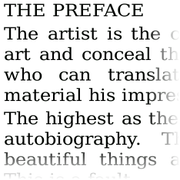

The script that saved this image:
#!/usr/bin/env python

"""
Copyright (C) 2014 David Boddie <[email redacted]>

This program is free software: you can redistribute it and/or modify
it under the terms of the GNU General Public License as published by
the Free Software Foundation, either version 3 of the License, or
(at your option) any later version.

This program is distributed in the hope that it will be useful,
but WITHOUT ANY WARRANTY; without even the implied warranty of
MERCHANTABILITY or FITNESS FOR A PARTICULAR PURPOSE.  See the
GNU General Public License for more details.

You should have received a copy of the GNU General Public License
along with this program.  If not, see <http://www.gnu.org/licenses/>.
"""

import os, sys
import buxpaper

from PyQt4.QtCore import pyqtSignal, QPoint, QPointF, QRect, QSize, Qt
from PyQt4.QtGui import *

class Window(buxpaper.Window):

    def __init__(self):
    
        buxpaper.Window.__init__(self)
        
        self.viewer = Viewer()
        self.viewer.pageShown.connect(self.updatePageButtons)
        
        self.documentList = DocumentChooser()
        self.documentList.chosen.connect(self.openDocument)
        
        # Add buttons to the panel.
        self.sleepButton.clicked.connect(self.setSleepImage)
        self.sleepButton.show()
        
        self.previousButton = buxpaper.Button(u"\u25c4")
        self.previousButton.clicked.connect(self.documentList.previousPage)
        self.documentList.previousButtonState.connect(self.previousButton.setEnabled)
        self.panel.addWidget(self.previousButton)
        
        self.nextButton = buxpaper.Button(u"\u25ba")
        self.nextButton.clicked.connect(self.documentList.nextPage)
        self.documentList.nextButtonState.connect(self.nextButton.setEnabled)
        self.panel.addWidget(self.nextButton)
        
        self.backButton = buxpaper.Button(u"\u00ab")
        self.backButton.clicked.connect(self.viewer.backMany)
        self.panel.addWidget(self.backButton)
        
        self.forwardButton = buxpaper.Button(u"\u00bb")
        self.forwardButton.clicked.connect(self.viewer.forwardMany)
        self.panel.addWidget(self.forwardButton)
        
        self.fontSizeButton = buxpaper.Button("F")
        self.fontSizeButton.clicked.connect(self.setFontSize)
        self.panel.addWidget(self.fontSizeButton)
        
        self.documentButton = buxpaper.Button("B")
        self.documentButton.clicked.connect(self.chooseDocument)
        self.panel.addWidget(self.documentButton)
        
        layout = QStackedLayout(self.contentWidget)
        layout.setContentsMargins(0, 0, 0, 0)
        layout.addWidget(self.viewer)
        layout.addWidget(self.documentList)
        
        self.documentList.loadDocumentDetails()
    
    def closeEvent(self, event):
    
        self.viewer.saveConfiguration()
    
    def setFontSize(self):
    
        # Show a font size selection dialog.
        chooser = FontChooser(self.viewer.font())
        pos = self.mapToGlobal(self.fontSizeButton.geometry().bottomLeft())
        pos -= QPoint(0, max(self.fontSizeButton.height(),
                             chooser.maxButtonSize.height()))
        chooser.move(pos)
        chooser.exec_()
        self.viewer.updateFont(chooser.chosenFont)
    
    def chooseDocument(self):
    
        if self.contentWidget.layout().currentWidget() == self.viewer:
            self.sleepButton.hide()
            self.previousButton.show()
            self.nextButton.show()
            self.backButton.hide()
            self.forwardButton.hide()
            self.contentWidget.layout().setCurrentWidget(self.documentList)
        else:
            self.sleepButton.show()
            self.previousButton.hide()
            self.nextButton.hide()
            self.backButton.show()
            self.forwardButton.show()
            self.contentWidget.layout().setCurrentWidget(self.viewer)
    
    def updatePageButtons(self, page):
    
        self.previousButton.hide()
        self.nextButton.hide()
        self.backButton.show()
        self.forwardButton.show()
        
        self.backButton.setEnabled(self.viewer.hasPreviousPage())
        self.forwardButton.setEnabled(self.viewer.hasNextPage())
        self.sleepButton.setEnabled(True)
    
    def openDocument(self, path):
    
        self.contentWidget.layout().setCurrentWidget(self.viewer)
        self.viewer.openDocument(path)
        self.sleepButton.setEnabled(True)
    
    def setSleepImage(self):
    
        image = QImage(self.viewer.size(), QImage.Format_RGB16)
        self.viewer.render(image)
        
        self.sleepButton.setEnabled(False)
        self.saveSleepImage(image)


class FontChooser(QDialog):

    def __init__(self, font):
    
        QDialog.__init__(self)
        self.setWindowFlags(Qt.CustomizeWindowHint)
        
        layout = QHBoxLayout(self)
        layout.setContentsMargins(0, 0, 0, 0)
        
        for i in range(-4, 6, 2):
            f = QFont(font)
            f.setPointSize(font.pointSize() + i)
            button = buxpaper.Button("F")
            button.setFont(f)
            button.clicked.connect(self.chooseFont)
            layout.addWidget(button)
        
        self.maxButtonSize = button.sizeHint()
    
    def chooseFont(self):
    
        self.chosenFont = self.sender().font()
        self.accept()


class DocumentChooser(buxpaper.PagedWidget):

    chosen = pyqtSignal(unicode)
    
    def __init__(self, parent = None):
    
        buxpaper.PagedWidget.__init__(self, parent)
        self.previousButton.hide()
        self.nextButton.hide()
    
    def loadDocumentDetails(self):
    
        names = os.listdir(buxpaper.docdir)
        names.sort()
        
        for name in names:
        
            doc_path = os.path.join(buxpaper.docdir, name)
            label = buxpaper.Label(name, doc_path)
            label.setFrameShape(QFrame.NoFrame)
            label.adjustSize()
            label.clicked.connect(self.chooseDocument)
            self.addWidget(label)
        
        self.setCurrentPage(0)
    
    def chooseDocument(self):
    
        label = self.sender()
        self.chosen.emit(label.data)


class Viewer(QWidget):

    pageShown = pyqtSignal(int)
    
    def __init__(self, parent = None):
    
        QWidget.__init__(self, parent)
        
        self.pressed = False
        self.setFont(QApplication.font())
        
        self.document = None
        self.page = 0
        self.paragraphs = []
        self.paragraph_index = [(0, 0)]
        self.image = QImage()
        
        self.config = buxpaper.Config(buxpaper.settings + "-reader")
        self.config.load()
    
    def mousePressEvent(self, event):
    
        if self.pressed:
            return
        
        self.pressed = True
        
        if event.pos().x() >= 500:
            self.nextPage()
        elif event.pos().x() <= 300:
            self.previousPage()
    
    def mouseReleaseEvent(self, event):
    
        self.pressed = False
    
    def paintEvent(self, event):
    
        painter = QPainter()
        painter.begin(self)
        painter.drawImage(event.rect(), self.image, event.rect())
        painter.end()
    
    def showEvent(self, event):
    
        document = self.config.get("Current", None)
        if document:
            self.openDocument(document)
    
    def openDocument(self, path):
    
        self.document = unicode(path)
        self.config.set("Current", self.document)
        
        text = unicode(open(path).read(), "utf8")
        text = text.replace(u"\r", u"")
        
        self.paragraphs = []
        for paragraph in text.split(u"\n\n"):
        
            self.paragraphs.append(paragraph.lstrip(u"\n").replace(u"\n", u" "))
        
        details = self.config.get(self.document, {"Page": 0, "Index": [(0, 0)]})
        
        self.page = details["Page"]
        self.paragraph_index = details["Index"]
        
        self.showPage()
    
    def new_layout(self, text_option, current, start):
    
        while current < len(self.paragraphs) and \
            not self.paragraphs[current]:
        
            current += 1
        
        if current == len(self.paragraphs):
            return None, current, start
        
        layout = QTextLayout(self.paragraphs[current][start:], self.font())
        layout.setTextOption(text_option)
        return layout, current, start
    
    def new_page(self):
    
        self.image = QImage(self.size(), QImage.Format_RGB16)
        self.image.fill(QColor(255, 255, 255))
        painter = QPainter(self.image)
        painter.setFont(self.font())
        painter.setRenderHint(QPainter.TextAntialiasing)
        
        return painter
    
    def showPage(self):
    
        painter = self.new_page()
        
        self.formatPage(painter)
        
        if self.document:
            self.config.set(self.document, {"Page": self.page,
                                            "Index": self.paragraph_index})
        
        self.pageShown.emit(self.page)
    
    def formatPage(self, painter):
    
        text_option = QTextOption(Qt.AlignJustify)
        text_option.setWrapMode(QTextOption.WordWrap)
        
        cx = 8
        pending_line = False
        
        # Read the current paragraph index and start index inside the paragraph
        # for this page.
        current, start = self.paragraph_index[self.page]
        layout, current, start = self.new_layout(text_option, current, start)
        if not layout:
            return lines
        
        # Update the paragraph index and start index to hold the correct values
        # for the current paragraph.
        self.paragraph_index[self.page] = (current, start)
        layout.beginLayout()
        
        metrics = QFontMetricsF(self.font(), self.image)
        leading = metrics.leading()
        paragraph_spacing = abs(leading * 4)
        first_line = True
        
        cy = 0
        
        while current < len(self.paragraphs):
        
            if not pending_line:
                line = layout.createLine()
            else:
                pending_line = False
            
            if not line.isValid():
            
                # Not a valid line. Start a new layout with a new paragraph.
                layout.endLayout()
                current += 1
                layout, current, start = self.new_layout(text_option, current, 0)
                
                if not layout:
                    pending_line = False
                    break
                
                if not first_line:
                    cy += paragraph_spacing
                else:
                    first_line = False
                
                layout.beginLayout()
                continue
            
            else:
                first_line = False
                
                line.setLineWidth(self.width() - 2*cx)
                cy += max(0, leading)
                line.setPosition(QPointF(cx, cy))
                
                if cy + line.height() >= self.height():
                    pending_line = True
                    break
                
                # Record the text in the paragraph, starting part way through
                # the string continuing a paragraph.
                line.draw(painter, QPointF(0, 0))
                cy += line.height()
        
        if pending_line:
            start = start + line.textStart()
        else:
            start = 0
        
        # If the starting paragraph for the current page has not been added to
        # the paragraph index then append it.
        if current < len(self.paragraphs):
            if self.page == len(self.paragraph_index) - 1:
                self.paragraph_index.append((current, start))
            else:
                self.paragraph_index[self.page + 1] = (current, start)
    
    def hasPreviousPage(self):
    
        return self.page > 0
    
    def hasNextPage(self):
    
        # Return True if there is a following page.
        return self.page < (len(self.paragraph_index) - 1)
    
    def previousPage(self):
    
        if self.hasPreviousPage():
            self.page -= 1
            self.showPage()
            self.update()
    
    def nextPage(self):
    
        if self.hasNextPage():
            self.page += 1
            self.showPage()
            self.update()
    
    def backMany(self):
    
        if self.page > 10:
            self.page -= 10
        else:
            self.page = 0
        
        self.showPage()
        self.update()
    
    def forwardMany(self):
    
        page = self.page + 10
        while self.page < page:
            if self.hasNextPage():
                self.page += 1
            else:
                break
        
        self.showPage()
        self.update()
    
    def updateFont(self, font):
    
        # Reformat the document using the new font up to the paragraph at the
        # top of the current page.
        current, start = self.paragraph_index[self.page]
        
        self.setFont(font)
        
        self.page = 0
        self.paragraph_index = [(0, 0)]
        
        while self.paragraph_index[-1][0] < current:
            self.formatPage()
            if self.hasNextPage():
                self.page += 1
            else:
                break
        
        last_para, last_start = self.paragraph_index[-1]
        if last_para > current:
            self.page -= 1
        elif last_para == current and last_start > 0:
            self.page -= 1
        
        self.showPage()
        self.update()
    
    def saveConfiguration(self):
    
        self.config.save()


if __name__ == "__main__":

    app = buxpaper.Application()
    
    window = Window()
    window.showFullScreen()
    
    sys.exit(app.exec_())
